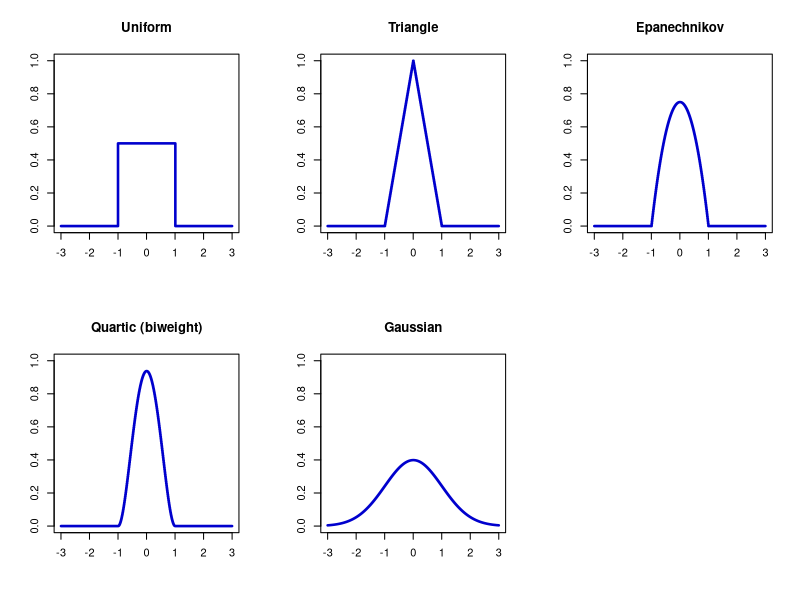

This chart was generated by the following R code:

# clear variables and close windows
rm(list = ls(all = TRUE))
graphics.off()

# Different Kernel Functions
u = seq(-3, 3, 0.01)
K_Uniform      = 0.5 * (abs(u) <= 1)                   # kernel of uniform distribution
K_Triangle     = (1 - abs(u)) * (abs(u) <= 1)          # kernel of triangle distribution
K_Epanechnikov = 0.75 * (1 - u^2) * (abs(u) <= 1)      # epanechnikov kernel
K_Quartic      = 0.9375 * (1 - u^2)^2 * (abs(u) <= 1)  # kernel of quadratic biweighted distribution
K_Gaussian     = 0.3989 * exp(-0.5 * u^2)              # kernel of a gaussian distribution

# Plot Kernels
par(mfrow = c(2, 3))
plot(u, K_Uniform, type = "s", col = "blue3", ylim = c(0, 1), ylab = "", xlab = "", 
    lwd = 2.5)
title("Uniform")
plot(u, K_Triangle, type = "s", col = "blue3", ylim = c(0, 1), ylab = "", xlab = "", 
    lwd = 2.5)
title("Triangle")
plot(u, K_Epanechnikov, type = "s", col = "blue3", ylim = c(0, 1), ylab = "", xlab = "", 
    lwd = 2.5)
title("Epanechnikov")
plot(u, K_Quartic, type = "s", col = "blue3", ylim = c(0, 1), ylab = "", xlab = "", 
    lwd = 2.5)
title("Quartic (biweight)")
plot(u, K_Gaussian, type = "s", col = "blue3", ylim = c(0, 1), ylab = "", xlab = "", 
    lwd = 2.5)
title("Gaussian")

